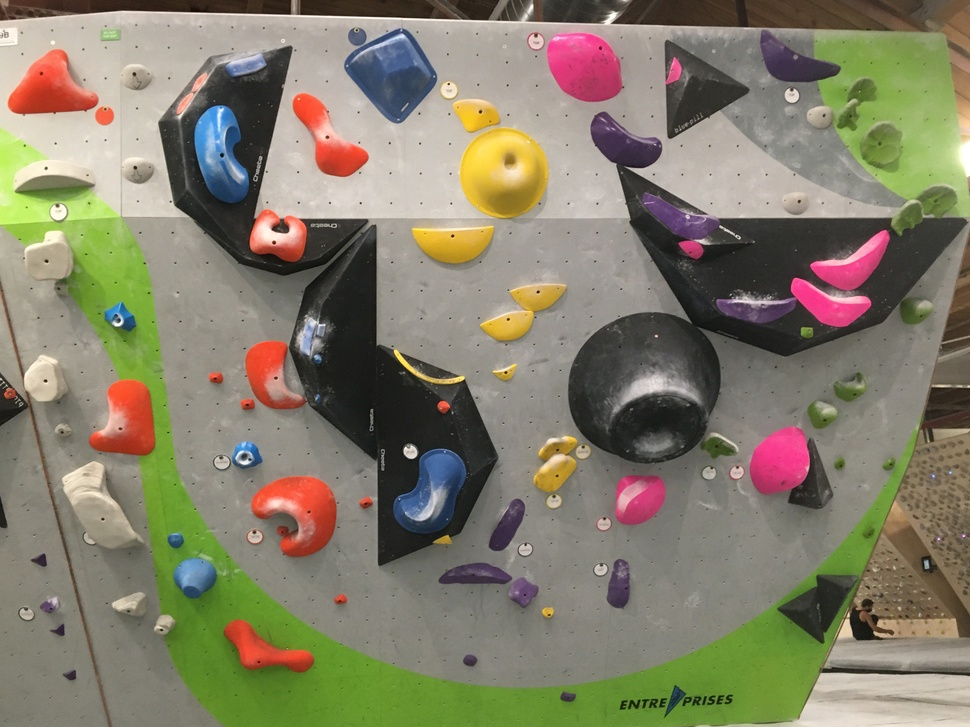
#> input picture Bouldering_routs/test2.JPG, 970 x 727 px, shrunk from 4032 x 3024 before the run, found by its file name
$ python prj2.py
#> lines starting #> are read from the running program, lines starting #| are printed output that depends on the picture; after the words box and inside, x2 and y2 are one past the last pixel; in counts of white or black regions, pixels touching at a corner belong together; long printed decimals are rounded
#=============================================================================#
#                                                                             #
#           James Coleman                                                     #
#           CS 3150                                                           #
#           Project 2: Identify Bouldering Routes                             #
#           November 13th, 2020                                               #
#                                                                             #
#                                                                             #
#=============================================================================#

        #
        #    >>>>>>>>>>>>>>> Goals <<<<<<<<<<<<<<<<
        #
        #
        #
        #
        #

# imports
import cv2
import math
import numpy
from matplotlib import cm
from matplotlib import pyplot
from matplotlib import colors
from mpl_toolkits.mplot3d import Axes3D

# helper functions
# [4 lines left out: function max_of_three, not called in this run]

def show(image, color):
    """ Helper method to display a single image
    with pyplot """
    if (color == "gray"):
        pyplot.imshow(image, cmap="gray")
    else:
        pyplot.imshow(image)
    pyplot.show()

# [49 lines left out: functions plot, sub_matrix, dilate_and_erode, not called in this run]

# read input image
wall = cv2.imread('./test2.jpg')
#> wall is the input picture: shape (727, 970, 3); mean B, G, R 105.9, 126.7, 132.2
## show(wall)
length, width, depth = wall.shape
#> length = 727; width = 970; depth = 3

# Convert color from BGR to RGB
wall = cv2.cvtColor(wall, cv2.COLOR_BGR2RGB)
show(wall, "RGB")

# make black and white version
wall_gray = cv2.cvtColor(wall, cv2.COLOR_RGB2GRAY)
## show(wall_gray, "gray")

# make scatter plots of colors
wall_hsv = cv2.cvtColor(wall, cv2.COLOR_RGB2HSV)
#> wall_hsv: shape (727, 970, 3); mean H, S, V 33.6, 61.6, 139.2
red, green, blue = cv2.split(wall)
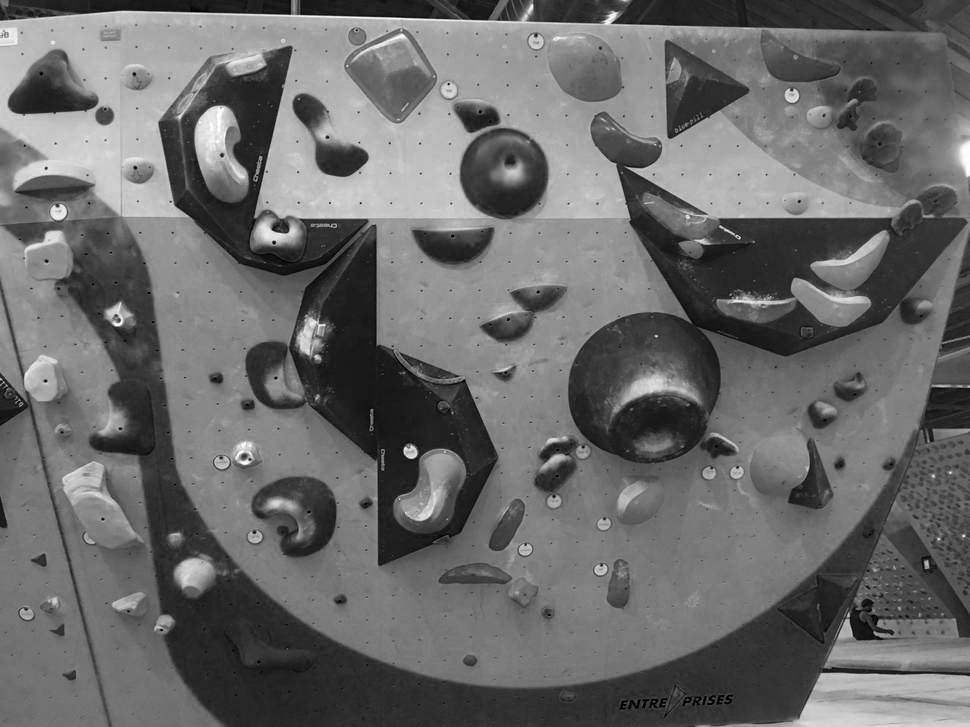
#> blue: shape (727, 970); min 0, max 255, mean 105.9
hue, sat, val = cv2.split(wall_hsv)
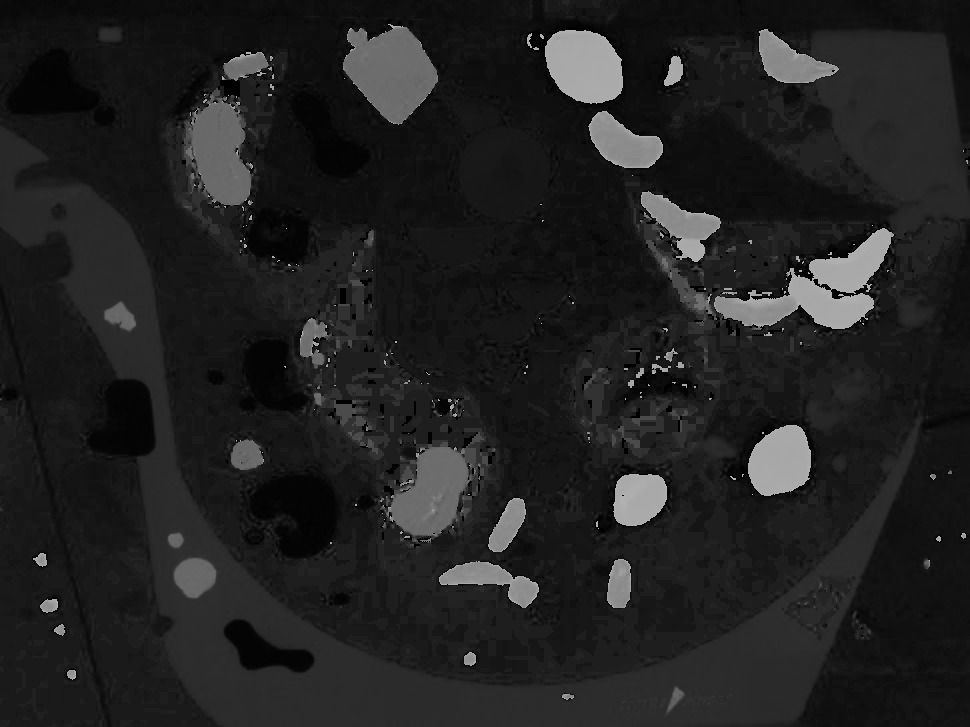
#> hue: shape (727, 970); min 0, max 179, mean 33.6
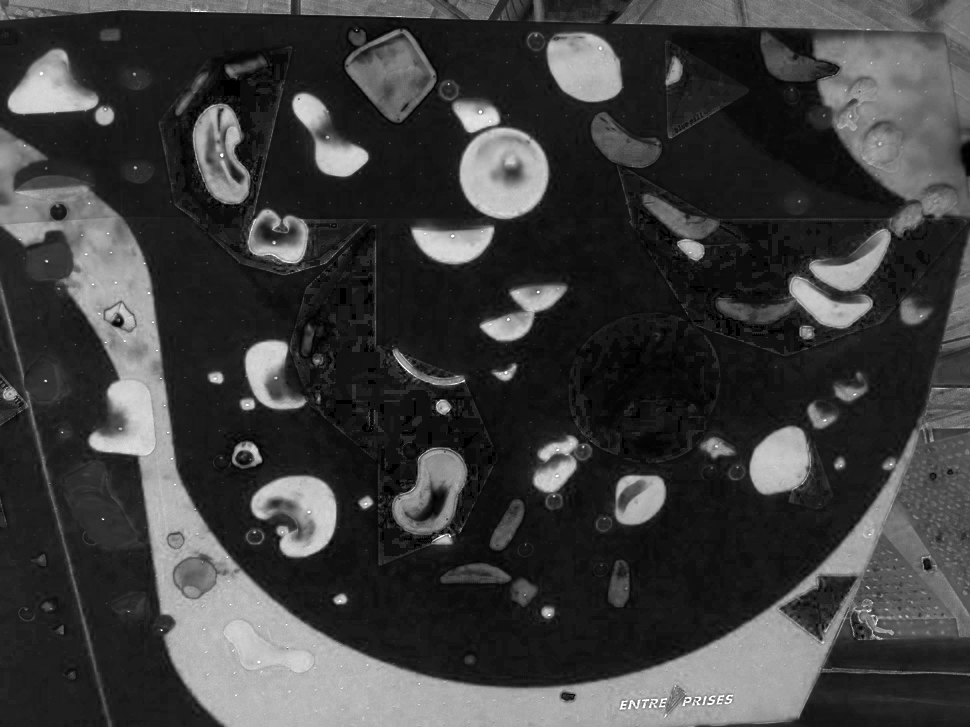
#> sat: shape (727, 970); min 0, max 255, mean 61.6
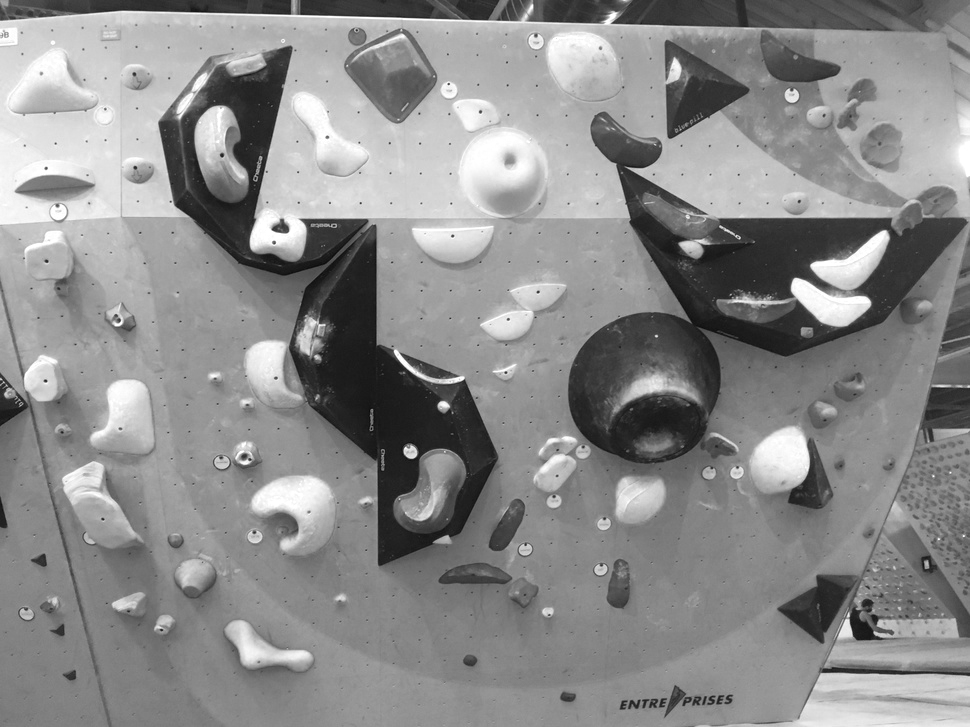
#> val: shape (727, 970); min 7, max 255, mean 139.2

# [10 lines of commented-out code are left out]
green_high = (160, 210, 120)
green_low = (80, 130, 30)
yellow_high = (255, 255, 75)
yellow_low = (155, 120, 0)
orange_high = (255, 90, 75)
orange_low = (115, 50, 30)
pink_high = (255, 95, 160)
pink_low = (160, 40, 70)
blue_high = (100, 155, 255)
blue_low = (25, 45, 120)
purple_high = (140, 70, 120)
purple_low = (75, 40, 60)
white_high = (200, 200, 200)
white_low = (150, 150, 150)
# [4 lines of commented-out code are left out]

green_mask = cv2.inRange(wall, green_low, green_high)
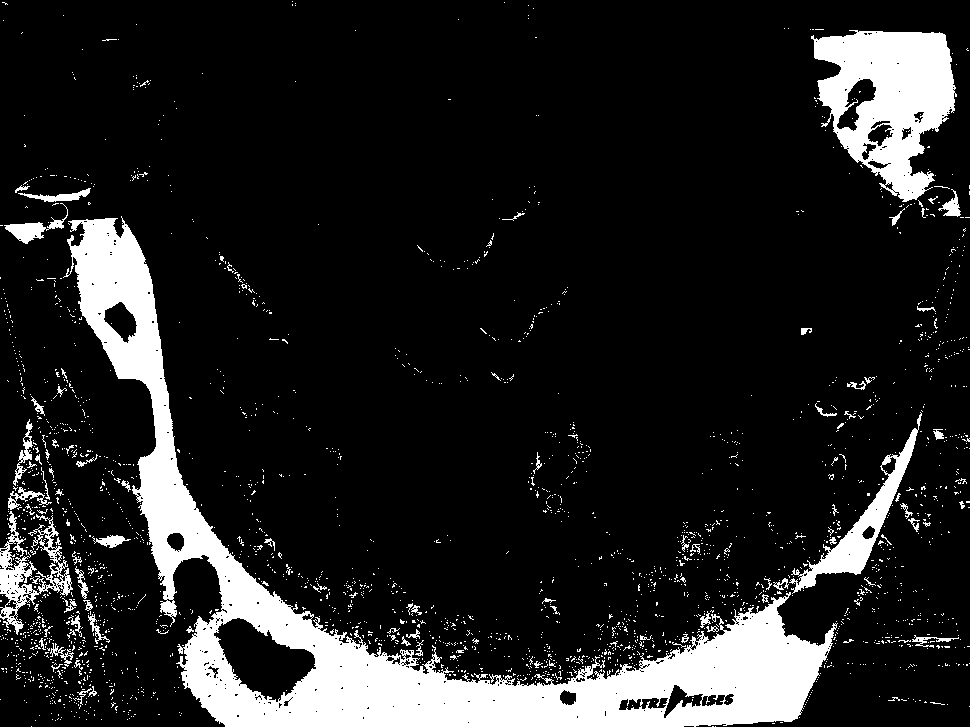
#> green_mask: shape (727, 970); 13.5% white; 2407 white regions (2315 under 20 px), largest, box (x1, y1, x2, y2) and area: (63, 216, 838, 727) 62575, (811, 30, 957, 202) 14543, (789, 412, 922, 594) 3824
green_holds = cv2.bitwise_and(wall, wall, mask=green_mask)
yellow_mask = cv2.inRange(wall, yellow_low, yellow_high)
#> yellow_mask: shape (727, 970); 1.2% white; 48 white regions (35 under 20 px), largest, box (x1, y1, x2, y2) and area: (461, 128, 547, 218) 3660, (413, 228, 494, 263) 1736, (456, 106, 499, 133) 704
yellow_holds = cv2.bitwise_and(wall, wall, mask=yellow_mask)
orange_mask = cv2.inRange(wall, orange_low, orange_high)
#> orange_mask: shape (727, 970); 1.9% white; 149 white regions (131 under 20 px), largest, box (x1, y1, x2, y2) and area: (252, 477, 336, 557) 2585, (89, 381, 155, 456) 2186, (9, 66, 98, 114) 2058
orange_holds = cv2.bitwise_and(wall, wall, mask=orange_mask)
pink_mask = cv2.inRange(wall, pink_low, pink_high)
#> pink_mask: shape (727, 970); 1.7% white; 211 white regions (198 under 20 px), largest, box (x1, y1, x2, y2) and area: (548, 34, 622, 101) 3592, (750, 427, 808, 492) 2866, (791, 278, 871, 327) 1576
pink_holds = cv2.bitwise_and(wall, wall, mask=pink_mask)
blue_mask = cv2.inRange(wall, blue_low, blue_high)
#> blue_mask: shape (727, 970); 0.74% white; 118 white regions (100 under 20 px), largest, box (x1, y1, x2, y2) and area: (398, 449, 464, 515) 1432, (356, 41, 431, 77) 972, (194, 120, 232, 185) 723
blue_holds = cv2.bitwise_and(wall, wall, mask=blue_mask)
purple_mask = cv2.inRange(wall, purple_low, purple_high)
#> purple_mask: shape (727, 970); 0.53% white; 354 white regions (333 under 20 px), largest, box (x1, y1, x2, y2) and area: (644, 200, 720, 241) 858, (591, 112, 624, 136) 348, (757, 299, 797, 323) 299
purple_holds = cv2.bitwise_and(wall, wall, mask=purple_mask)
white_mask = cv2.inRange(wall, white_low, white_high)
#> white_mask: shape (727, 970); 10.3% white; 1113 white regions (1020 under 20 px), largest, box (x1, y1, x2, y2) and area: (76, 14, 899, 296) 56554, (828, 646, 970, 665) 1141, (361, 218, 494, 243) 1012
white_holds = cv2.bitwise_and(wall, wall, mask=white_mask)

# show(pink_mask, "gray")
# show(pink_holds, "RGB")
box = numpy.ones((5, 5))
# pink_holds = dilate_and_erode(pink_holds)
pink_gray = cv2.cvtColor(pink_holds, cv2.COLOR_RGB2GRAY)
pink_gray = cv2.morphologyEx(pink_gray, cv2.MORPH_OPEN, box)
show(pink_gray, "gray")
blurred_holds = cv2.blur(pink_gray, (3, 3))
# show(blurred_holds, "gray")
toss, thresh = cv2.threshold(blurred_holds, 50, 255, cv2.THRESH_BINARY)
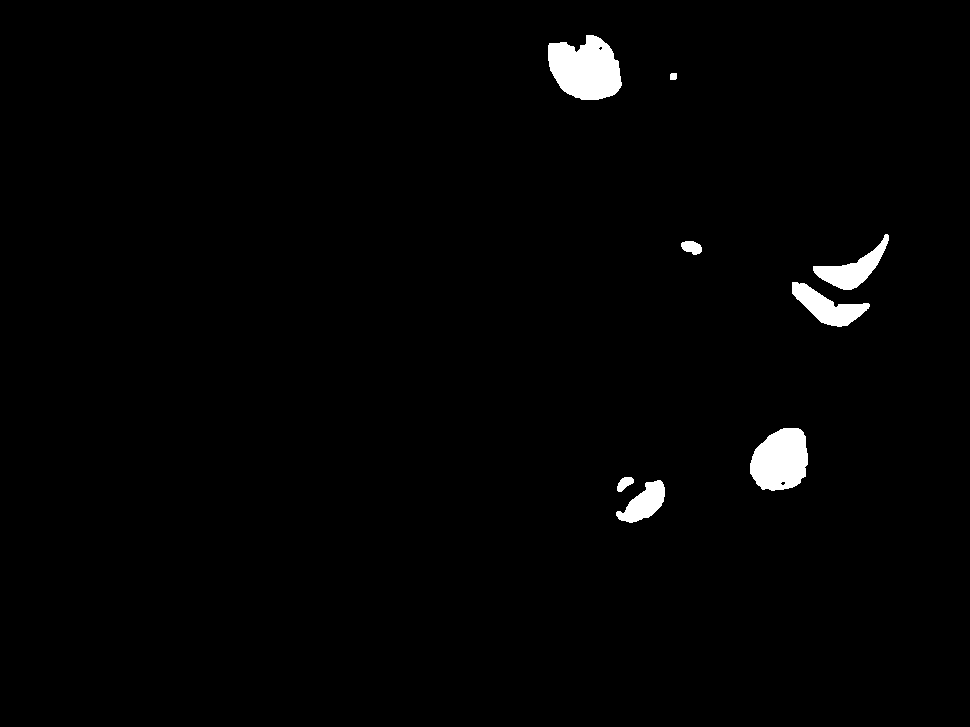
#> thresh: shape (727, 970); 1.6% white; 8 white regions
# show(thresh, "gray")
pink_contours, hierarchy = cv2.findContours(thresh,
                                            cv2.RETR_TREE,
                                            cv2.CHAIN_APPROX_SIMPLE)
#> pink_contours = 10 contours, 2 with area under 20; largest, box (x1, y1, x2, y2) and area: (548, 35, 622, 100) 3428, (750, 428, 808, 491) 2768, (792, 282, 870, 327) 1474, (813, 234, 889, 290) 1390, (616, 480, 665, 523) 1053, (681, 241, 702, 255) 187, (617, 477, 634, 492) 136, (670, 73, 677, 80) 35
print(len(pink_contours))
#| 10

for con in pink_contours:
    c1, c2, c3, c4 = cv2.boundingRect(con)

    (x, y), radius = cv2.minEnclosingCircle(con)

    print(radius)
    if (radius > 50):
        for i in range(length):
            for j in range(width):
                if math.sqrt((i - y)**2 + (j - x)**2) < radius + 4 and \
                   math.sqrt((i - y)**2 + (j - x)**2) > radius:
                    wall[i][j] = 255
#> this loop made 10 passes
#> (c1, c2, c3, c4, x, y, radius) on passes 1 to 10: (616, 480, 49, 43, 640, 500, 28.43), (617, 477, 17, 15, 625, 484.5, 9.71), (750, 428, 58, 63, 781, 459, 35.51), (780, 481, 6, 5, 782.5, 482.5, 2.55), (792, 282, 78, 45, 830.5, 294, 40.33), (681, 241, 21, 14, 691, 247, 10.77), (813, 234, 76, 56, 850.5, 252.5, 41.38), (670, 73, 7, 7, 673, 76, 4.24), (548, 35, 74, 65, 584.3, 65.35, 41.77), (598, 46, 5, 5, 600.1, 47.9, 2.1)
#| 28.425
#| 9.708
#| 35.511
#| 2.550
#| 40.327
#| 10.770
#| 41.382
#| 4.243
#> (further printed lines are left out)

show(wall, "RGB")
'''pink_hull = []
for i in contours:
    pink_hull.append(cv2.convexHull(i, False))

final_holds = numpy.zeros((tresh.shape[0], thresh.shape[1], 3), numpy.uint8)

for i in range(len(contours)):
    cv2.drawContours(drawing, contours, i, pink_high, 1, 8, hierarchy)
    cv2.drawContours(drawing, pink_hull, i, pink_low, 1, 8)

show(pink_holds, "RGB")
# circle routes of a particular color
'''
# connect route as a graph
